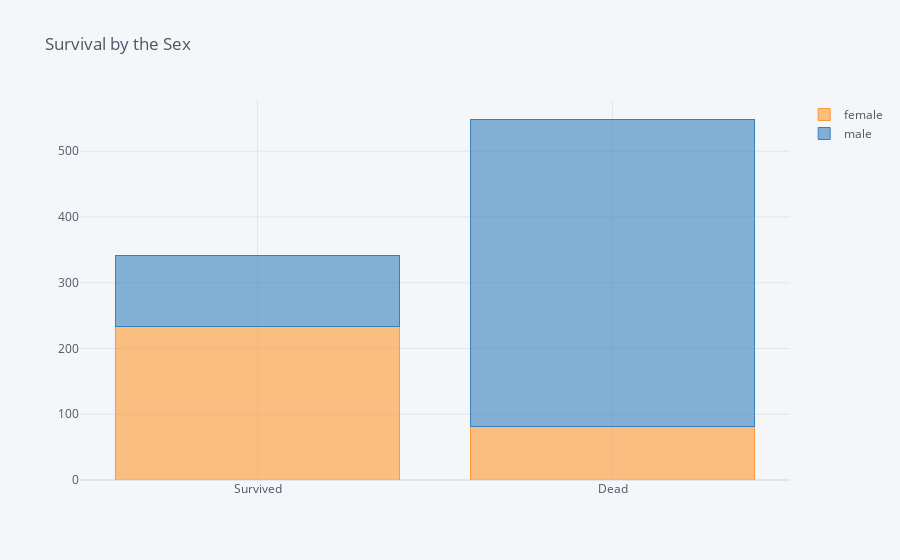

Write notebook code for a chart like this one.
### Code cell
survived_sex = tnc[tnc['Survived']==1]['Sex']['Age].value_counts()
dead_sex = tnc[tnc['Survived']==0]['Sex'].value_counts()
tnc1 = pd.DataFrame([survived_sex,dead_sex])
tnc1.index = ['Survived','Dead']
tnc1.iplot(kind='bar',barmode='stack', title='Survival by the Sex')

### Figure 1 — Plotly figure (JSON) as saved in the notebook; plotly's stock layout.template omitted (floating-point values rounded to 4 significant figures)
{"data": [{"marker": {"color": "rgba(255, 153, 51, 0.6)", "line": {"color": "rgba(255, 153, 51, 1.0)", "width": 1}}, "name": "female", "orientation": "v", "text": "", "type": "bar", "x": ["Survived", "Dead"], "y": [233, 81]}, {"marker": {"color": "rgba(55, 128, 191, 0.6)", "line": {"color": "rgba(55, 128, 191, 1.0)", "width": 1}}, "name": "male", "orientation": "v", "text": "", "type": "bar", "x": ["Survived", "Dead"], "y": [109, 468]}], "layout": {"barmode": "stack", "legend": {"bgcolor": "#F5F6F9", "font": {"color": "#4D5663"}, "traceorder": "normal"}, "paper_bgcolor": "#F5F6F9", "plot_bgcolor": "#F5F6F9", "title": {"font": {"color": "#4D5663"}, "text": "Survival by the Sex"}, "xaxis": {"gridcolor": "#E1E5ED", "showgrid": true, "tickfont": {"color": "#4D5663"}, "title": {"font": {"color": "#4D5663"}, "text": ""}, "zerolinecolor": "#E1E5ED"}, "yaxis": {"gridcolor": "#E1E5ED", "showgrid": true, "tickfont": {"color": "#4D5663"}, "title": {"font": {"color": "#4D5663"}, "text": ""}, "zerolinecolor": "#E1E5ED"}}}
